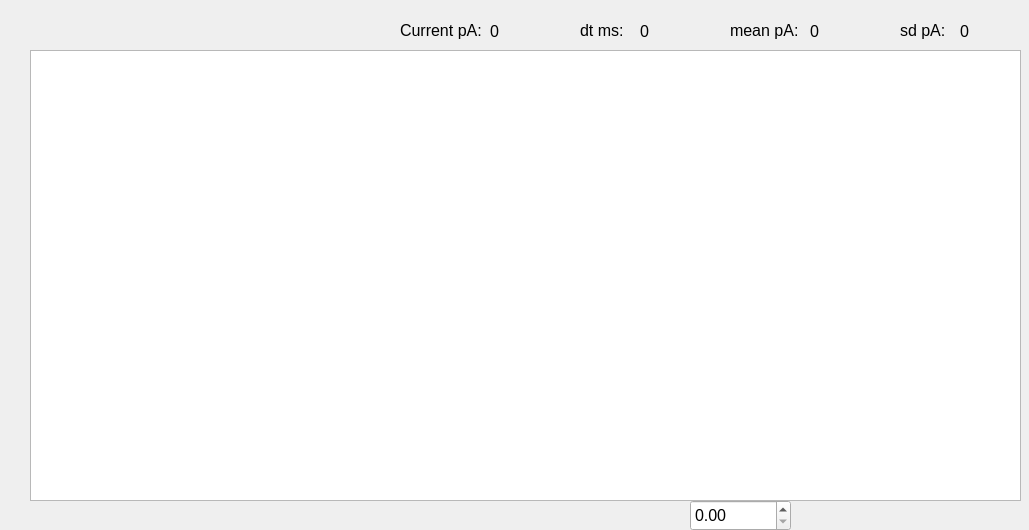
<?xml version="1.0" encoding="UTF-8"?>
<ui version="4.0">
 <class>DATViewUI</class>
 <widget class="QWidget" name="DATViewUI">
  <property name="geometry">
   <rect>
    <x>0</x>
    <y>0</y>
    <width>1029</width>
    <height>530</height>
   </rect>
  </property>
  <property name="windowTitle">
   <string>DATView</string>
  </property>
  <widget class="QChartView" name="graphicsView">
   <property name="geometry">
    <rect>
     <x>30</x>
     <y>50</y>
     <width>991</width>
     <height>451</height>
    </rect>
   </property>
  </widget>
  <widget class="QPushButton" name="pushButton_11">
   <property name="geometry">
    <rect>
     <x>40</x>
     <y>10</y>
     <width>40</width>
     <height>40</height>
    </rect>
   </property>
   <property name="autoFillBackground">
    <bool>false</bool>
   </property>
   <property name="text">
    <string/>
   </property>
   <property name="icon">
    <iconset>
     <normaloff>../resources/home.png</normaloff>../resources/home.png</iconset>
   </property>
   <property name="iconSize">
    <size>
     <width>40</width>
     <height>40</height>
    </size>
   </property>
   <property name="flat">
    <bool>true</bool>
   </property>
  </widget>
  <widget class="QPushButton" name="pushButton_12">
   <property name="geometry">
    <rect>
     <x>90</x>
     <y>10</y>
     <width>40</width>
     <height>40</height>
    </rect>
   </property>
   <property name="text">
    <string/>
   </property>
   <property name="icon">
    <iconset>
     <normaloff>../resources/back.png</normaloff>../resources/back.png</iconset>
   </property>
   <property name="iconSize">
    <size>
     <width>40</width>
     <height>40</height>
    </size>
   </property>
   <property name="flat">
    <bool>true</bool>
   </property>
  </widget>
  <widget class="QLabel" name="label_3">
   <property name="geometry">
    <rect>
     <x>400</x>
     <y>20</y>
     <width>91</width>
     <height>21</height>
    </rect>
   </property>
   <property name="font">
    <font>
     <pointsize>12</pointsize>
    </font>
   </property>
   <property name="text">
    <string>Current pA:</string>
   </property>
  </widget>
  <widget class="QLabel" name="label_7">
   <property name="geometry">
    <rect>
     <x>490</x>
     <y>21</y>
     <width>55</width>
     <height>20</height>
    </rect>
   </property>
   <property name="font">
    <font>
     <pointsize>12</pointsize>
    </font>
   </property>
   <property name="text">
    <string>0</string>
   </property>
  </widget>
  <widget class="QLabel" name="label_8">
   <property name="geometry">
    <rect>
     <x>580</x>
     <y>20</y>
     <width>51</width>
     <height>21</height>
    </rect>
   </property>
   <property name="font">
    <font>
     <pointsize>12</pointsize>
    </font>
   </property>
   <property name="text">
    <string>dt ms:</string>
   </property>
  </widget>
  <widget class="QLabel" name="label_9">
   <property name="geometry">
    <rect>
     <x>640</x>
     <y>21</y>
     <width>55</width>
     <height>20</height>
    </rect>
   </property>
   <property name="font">
    <font>
     <pointsize>12</pointsize>
    </font>
   </property>
   <property name="text">
    <string>0</string>
   </property>
  </widget>
  <widget class="QLabel" name="label_10">
   <property name="geometry">
    <rect>
     <x>730</x>
     <y>20</y>
     <width>81</width>
     <height>21</height>
    </rect>
   </property>
   <property name="font">
    <font>
     <pointsize>12</pointsize>
    </font>
   </property>
   <property name="text">
    <string>mean pA:</string>
   </property>
  </widget>
  <widget class="QLabel" name="label_11">
   <property name="geometry">
    <rect>
     <x>810</x>
     <y>21</y>
     <width>55</width>
     <height>20</height>
    </rect>
   </property>
   <property name="font">
    <font>
     <pointsize>12</pointsize>
    </font>
   </property>
   <property name="text">
    <string>0</string>
   </property>
  </widget>
  <widget class="QLabel" name="label_12">
   <property name="geometry">
    <rect>
     <x>900</x>
     <y>20</y>
     <width>61</width>
     <height>21</height>
    </rect>
   </property>
   <property name="font">
    <font>
     <pointsize>12</pointsize>
    </font>
   </property>
   <property name="text">
    <string>sd pA:</string>
   </property>
  </widget>
  <widget class="QLabel" name="label_13">
   <property name="geometry">
    <rect>
     <x>960</x>
     <y>21</y>
     <width>55</width>
     <height>20</height>
    </rect>
   </property>
   <property name="font">
    <font>
     <pointsize>12</pointsize>
    </font>
   </property>
   <property name="text">
    <string>0</string>
   </property>
  </widget>
  <widget class="QPushButton" name="pushButton_5">
   <property name="enabled">
    <bool>true</bool>
   </property>
   <property name="geometry">
    <rect>
     <x>0</x>
     <y>230</y>
     <width>30</width>
     <height>30</height>
    </rect>
   </property>
   <property name="sizePolicy">
    <sizepolicy hsizetype="Ignored" vsizetype="Ignored">
     <horstretch>0</horstretch>
     <verstretch>0</verstretch>
    </sizepolicy>
   </property>
   <property name="minimumSize">
    <size>
     <width>30</width>
     <height>30</height>
    </size>
   </property>
   <property name="maximumSize">
    <size>
     <width>30</width>
     <height>30</height>
    </size>
   </property>
   <property name="layoutDirection">
    <enum>Qt::LeftToRight</enum>
   </property>
   <property name="text">
    <string/>
   </property>
   <property name="icon">
    <iconset>
     <normaloff>../resources/cc-arrow-up-square.png</normaloff>../resources/cc-arrow-up-square.png</iconset>
   </property>
   <property name="iconSize">
    <size>
     <width>30</width>
     <height>30</height>
    </size>
   </property>
   <property name="flat">
    <bool>true</bool>
   </property>
  </widget>
  <widget class="QPushButton" name="pushButton_6">
   <property name="geometry">
    <rect>
     <x>0</x>
     <y>270</y>
     <width>30</width>
     <height>30</height>
    </rect>
   </property>
   <property name="sizePolicy">
    <sizepolicy hsizetype="Minimum" vsizetype="Ignored">
     <horstretch>0</horstretch>
     <verstretch>0</verstretch>
    </sizepolicy>
   </property>
   <property name="minimumSize">
    <size>
     <width>30</width>
     <height>30</height>
    </size>
   </property>
   <property name="maximumSize">
    <size>
     <width>30</width>
     <height>30</height>
    </size>
   </property>
   <property name="text">
    <string/>
   </property>
   <property name="icon">
    <iconset>
     <normaloff>../resources/cc-arrow-down-square.png</normaloff>../resources/cc-arrow-down-square.png</iconset>
   </property>
   <property name="iconSize">
    <size>
     <width>30</width>
     <height>30</height>
    </size>
   </property>
   <property name="flat">
    <bool>true</bool>
   </property>
  </widget>
  <widget class="QPushButton" name="pushButton_4">
   <property name="geometry">
    <rect>
     <x>530</x>
     <y>500</y>
     <width>30</width>
     <height>30</height>
    </rect>
   </property>
   <property name="sizePolicy">
    <sizepolicy hsizetype="Minimum" vsizetype="Ignored">
     <horstretch>0</horstretch>
     <verstretch>0</verstretch>
    </sizepolicy>
   </property>
   <property name="text">
    <string/>
   </property>
   <property name="icon">
    <iconset>
     <normaloff>../resources/cc-arrow-right-square.png</normaloff>../resources/cc-arrow-right-square.png</iconset>
   </property>
   <property name="iconSize">
    <size>
     <width>30</width>
     <height>30</height>
    </size>
   </property>
   <property name="flat">
    <bool>true</bool>
   </property>
  </widget>
  <widget class="QPushButton" name="pushButton_3">
   <property name="geometry">
    <rect>
     <x>490</x>
     <y>500</y>
     <width>30</width>
     <height>30</height>
    </rect>
   </property>
   <property name="sizePolicy">
    <sizepolicy hsizetype="Minimum" vsizetype="Ignored">
     <horstretch>0</horstretch>
     <verstretch>0</verstretch>
    </sizepolicy>
   </property>
   <property name="text">
    <string/>
   </property>
   <property name="icon">
    <iconset>
     <normaloff>../resources/cc-arrow-left-square.png</normaloff>../resources/cc-arrow-left-square.png</iconset>
   </property>
   <property name="iconSize">
    <size>
     <width>30</width>
     <height>30</height>
    </size>
   </property>
   <property name="flat">
    <bool>true</bool>
   </property>
  </widget>
  <widget class="QPushButton" name="pushButton">
   <property name="geometry">
    <rect>
     <x>140</x>
     <y>10</y>
     <width>40</width>
     <height>40</height>
    </rect>
   </property>
   <property name="text">
    <string/>
   </property>
   <property name="icon">
    <iconset>
     <normaloff>../resources/front.png</normaloff>../resources/front.png</iconset>
   </property>
   <property name="iconSize">
    <size>
     <width>40</width>
     <height>40</height>
    </size>
   </property>
   <property name="flat">
    <bool>true</bool>
   </property>
  </widget>
  <widget class="QPushButton" name="pushButton_2">
   <property name="geometry">
    <rect>
     <x>240</x>
     <y>10</y>
     <width>40</width>
     <height>40</height>
    </rect>
   </property>
   <property name="text">
    <string/>
   </property>
   <property name="icon">
    <iconset>
     <normaloff>../resources/pencil.png</normaloff>../resources/pencil.png</iconset>
   </property>
   <property name="iconSize">
    <size>
     <width>40</width>
     <height>40</height>
    </size>
   </property>
   <property name="flat">
    <bool>true</bool>
   </property>
  </widget>
  <widget class="QPushButton" name="pushButton_7">
   <property name="geometry">
    <rect>
     <x>190</x>
     <y>10</y>
     <width>40</width>
     <height>40</height>
    </rect>
   </property>
   <property name="text">
    <string/>
   </property>
   <property name="icon">
    <iconset>
     <normaloff>../resources/Zoom-In.png</normaloff>../resources/Zoom-In.png</iconset>
   </property>
   <property name="iconSize">
    <size>
     <width>40</width>
     <height>40</height>
    </size>
   </property>
   <property name="flat">
    <bool>true</bool>
   </property>
  </widget>
  <widget class="QDoubleSpinBox" name="doubleSpinBox">
   <property name="geometry">
    <rect>
     <x>690</x>
     <y>500</y>
     <width>101</width>
     <height>31</height>
    </rect>
   </property>
   <property name="font">
    <font>
     <pointsize>12</pointsize>
    </font>
   </property>
  </widget>
 </widget>
 <customwidgets>
  <customwidget>
   <class>QChartView</class>
   <extends>QGraphicsView</extends>
   <header>QtCharts</header>
  </customwidget>
 </customwidgets>
 <resources/>
 <connections/>
</ui>
